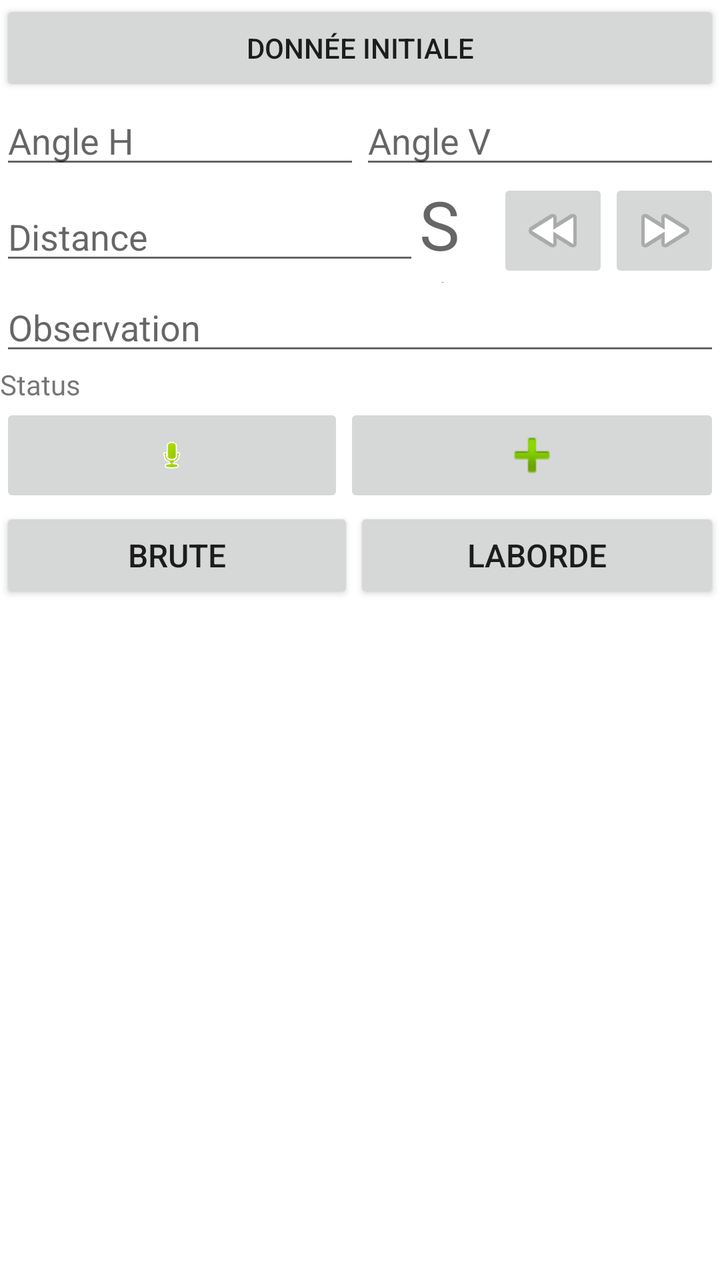
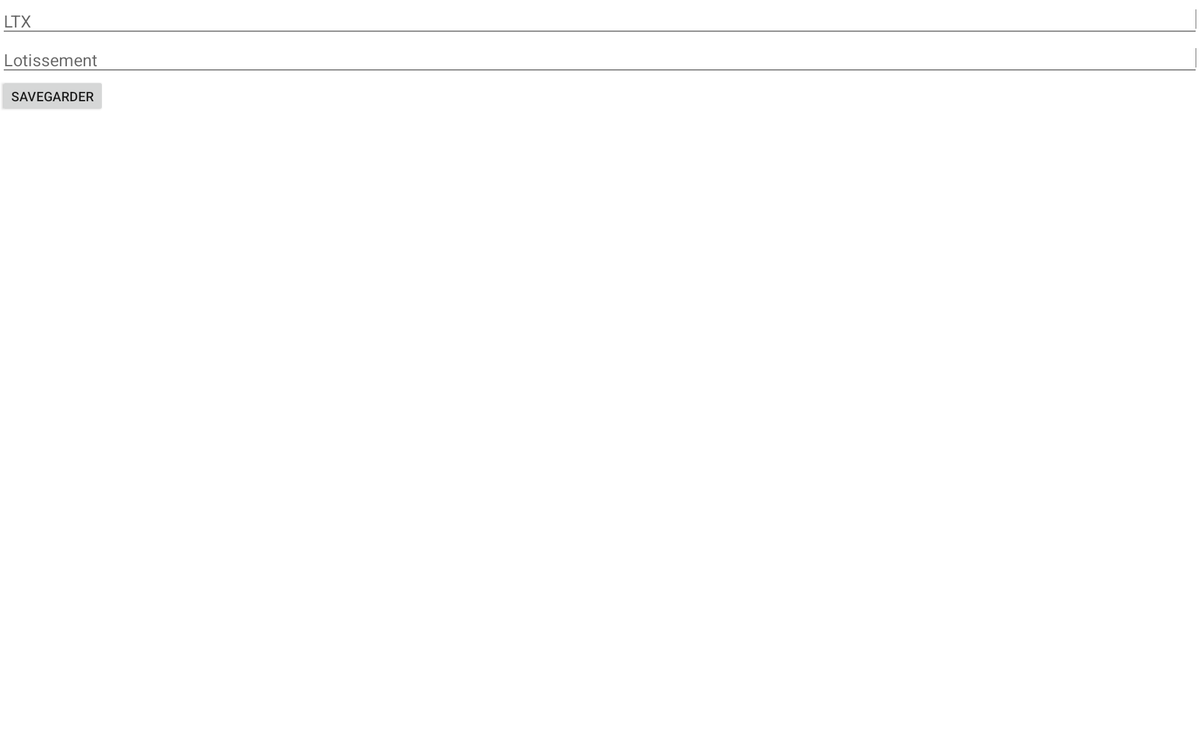

One screen, two layout resources from the same app: the default and the author's alternative for another configuration. Each is rendered where Android would select it; the XML of both is given below.
<!-- AndroidManifest.xml: application theme Theme.Topo -->
<!-- res/layout/activity_record_item3.xml -->
<?xml version="1.0" encoding="utf-8"?>
<androidx.constraintlayout.widget.ConstraintLayout xmlns:android="http://schemas.android.com/apk/res/android"
    xmlns:app="http://schemas.android.com/apk/res-auto"
    xmlns:tools="http://schemas.android.com/tools"
    android:layout_width="match_parent"
    android:layout_height="match_parent"
    tools:context=".activities.record.RecordItem3Activity">

    <LinearLayout
        android:layout_width="match_parent"
        android:layout_height="match_parent"
        android:orientation="vertical"
        tools:layout_editor_absoluteX="1dp"
        tools:layout_editor_absoluteY="1dp">

        <Button
            android:id="@+id/buttonInitData"
            android:layout_width="match_parent"
            android:layout_height="wrap_content"
            android:text="Donnée initiale"
            app:icon="@android:drawable/ic_media_rew" />


        <LinearLayout
            android:layout_width="match_parent"
            android:layout_height="wrap_content"
            android:orientation="horizontal">

            <EditText
                android:id="@+id/editTextAngleH"
                android:layout_width="wrap_content"
                android:layout_height="wrap_content"
                android:layout_weight="1"
                android:ems="10"
                android:inputType="numberDecimal"
                android:hint="Angle H" />

            <EditText
                android:id="@+id/editTextAngleV"
                android:layout_width="wrap_content"
                android:layout_height="wrap_content"
                android:layout_weight="1"
                android:ems="10"
                android:inputType="numberDecimal"
                android:hint="Angle V" />
        </LinearLayout>

        <LinearLayout
            android:layout_width="match_parent"
            android:layout_height="wrap_content"
            android:orientation="horizontal">

            <EditText
                android:id="@+id/editTextDistance"
                android:layout_width="wrap_content"
                android:layout_height="wrap_content"
                android:layout_weight="1"
                android:ems="10"
                android:hint="Distance"
                android:inputType="numberDecimal" />

            <TextView
                android:id="@+id/textViewStantion"
                android:layout_width="wrap_content"
                android:layout_height="match_parent"
                android:layout_weight="1"
                android:background="@drawable/ic_launcher_background"
                android:text="S1"
                android:textAppearance="@style/TextAppearance.AppCompat.Display1" />

            <ImageButton
                android:id="@+id/imageButtonPrev"
                android:layout_width="wrap_content"
                android:layout_height="wrap_content"
                android:layout_weight="1"
                app:srcCompat="@android:drawable/ic_media_rew" />

            <ImageButton
                android:id="@+id/imageButtonNext"
                android:layout_width="wrap_content"
                android:layout_height="wrap_content"
                android:layout_weight="1"
                app:srcCompat="@android:drawable/ic_media_ff" />

        </LinearLayout>

        <EditText
            android:id="@+id/editTextObservation"
            android:layout_width="match_parent"
            android:layout_height="wrap_content"

            android:ems="10"
            android:hint="Observation"
            android:inputType="textPhonetic" />

        <TextView
            android:id="@+id/textViewStatus"
            android:layout_width="match_parent"
            android:layout_height="wrap_content"
            android:text="Status" />

        <LinearLayout
            android:layout_width="match_parent"
            android:layout_height="wrap_content"
            android:orientation="horizontal">


            <ImageButton
                android:id="@+id/imageButtonActiveAudio"
                android:layout_width="wrap_content"
                android:layout_height="match_parent"
                android:layout_weight="1"
                app:srcCompat="@android:drawable/presence_audio_online" />

            <ImageButton
                android:id="@+id/imageButtonAddRecordItem"
                android:layout_width="wrap_content"
                android:layout_height="wrap_content"
                android:layout_weight="1"
                app:srcCompat="@android:drawable/ic_input_add" />
        </LinearLayout>

        <LinearLayout
            android:layout_width="match_parent"
            android:layout_height="wrap_content"
            android:orientation="horizontal">

            <Button
                android:id="@+id/btnExportBrute"
                android:layout_width="wrap_content"
                android:layout_height="wrap_content"
                android:layout_weight="1"
                android:text="Brute"
                android:textSize="16sp"
                app:icon="@android:drawable/ic_menu_upload" />

            <Button
                android:id="@+id/btnExportLaborde"
                android:layout_width="wrap_content"
                android:layout_height="wrap_content"
                android:layout_weight="1"
                android:text="Laborde"
                android:textSize="16sp"
                app:icon="@android:drawable/ic_menu_upload" />
            
        </LinearLayout>

        <ListView
            android:id="@+id/listViewItemRecordItem"
            android:layout_width="match_parent"
            android:layout_height="match_parent"
            android:visibility="visible"></ListView>



    </LinearLayout>

</androidx.constraintlayout.widget.ConstraintLayout>
<!-- resources referenced by this layout -->
<resources>
  <style name="Theme.Topo" parent="Theme.MaterialComponents.DayNight.DarkActionBar">
          
          <item name="colorPrimary">@color/purple_500</item>
          <item name="colorPrimaryVariant">@color/purple_700</item>
          <item name="colorOnPrimary">@color/white</item>
          
          <item name="colorSecondary">@color/teal_200</item>
          <item name="colorSecondaryVariant">@color/teal_700</item>
          <item name="colorOnSecondary">@color/black</item>
          
          <item name="android:statusBarColor" tools:targetApi="l">?attr/colorPrimaryVariant</item>
          
      </style>
</resources>
<!-- res/layout-w1240dp/activity_record_item3.xml (the author's variant of the layout above) -->
<!-- drawn on a large tablet held sideways -->
<?xml version="1.0" encoding="utf-8"?>
<androidx.constraintlayout.widget.ConstraintLayout xmlns:android="http://schemas.android.com/apk/res/android"
    xmlns:app="http://schemas.android.com/apk/res-auto"
    xmlns:tools="http://schemas.android.com/tools"
    android:layout_width="match_parent"
    android:layout_height="match_parent"
    tools:context=".activities.record.RecordItemActivity">

    <LinearLayout
        android:layout_width="match_parent"
        android:layout_height="match_parent"
        android:orientation="vertical"
        tools:layout_editor_absoluteX="1dp"
        tools:layout_editor_absoluteY="1dp">

        <EditText
            android:id="@+id/editTextLTX"
            android:layout_width="match_parent"
            android:layout_height="wrap_content"
            android:ems="10"
            android:hint="LTX"
            android:inputType="textPersonName" />

        <EditText
            android:id="@+id/editTextLotissement"
            android:layout_width="match_parent"
            android:layout_height="wrap_content"
            android:ems="10"
            android:hint="Lotissement"
            android:inputType="textPersonName" />

        <LinearLayout
            android:layout_width="match_parent"
            android:layout_height="39dp"
            android:orientation="horizontal">

            <Button
                android:id="@+id/btnSaveRecord"
                android:layout_width="wrap_content"
                android:layout_height="wrap_content"
                android:text="Savegarder" />

        </LinearLayout>

        <LinearLayout
            android:id="@+id/contAddItem1"
            android:layout_width="match_parent"
            android:layout_height="wrap_content"
            android:orientation="horizontal"
            android:visibility="invisible">

            <EditText
                android:id="@+id/editTextAngle"
                android:layout_width="161dp"
                android:layout_height="wrap_content"
                android:layout_weight="1"
                android:ems="10"
                android:hint="Angle"
                android:inputType="numberDecimal" />

            <EditText
                android:id="@+id/editTextDist"
                android:layout_width="123dp"
                android:layout_height="wrap_content"
                android:layout_weight="1"
                android:ems="10"
                android:hint="Distance"
                android:inputType="numberDecimal" />

            <EditText
                android:id="@+id/editTextCode"
                android:layout_width="111dp"
                android:layout_height="wrap_content"
                android:layout_weight="1"
                android:ems="10"
                android:hint="Code"
                android:inputType="number" />


        </LinearLayout>

        <LinearLayout
            android:id="@+id/contAddItem2"
            android:layout_width="match_parent"
            android:layout_height="wrap_content"
            android:orientation="horizontal"
            android:visibility="invisible">

            <EditText
                android:id="@+id/editTextObs"
                android:layout_width="wrap_content"
                android:layout_height="58dp"
                android:layout_weight="1"
                android:ems="10"
                android:hint="Observation"
                android:inputType="textPersonName" />

        </LinearLayout>

        <LinearLayout
            android:id="@+id/contAddItem4"
            android:layout_width="match_parent"
            android:layout_height="wrap_content"
            android:orientation="horizontal"
            android:visibility="invisible">

            <TextView
                android:id="@+id/textViewRecordStat"
                android:layout_width="wrap_content"
                android:layout_height="wrap_content"
                android:layout_weight="1"
                android:text="STATUS" />
        </LinearLayout>

        <LinearLayout
            android:id="@+id/contAddItem3"
            android:layout_width="match_parent"
            android:layout_height="wrap_content"
            android:orientation="horizontal"
            android:visibility="invisible">

            <ImageButton
                android:id="@+id/imageButtonRec"
                android:layout_width="wrap_content"
                android:layout_height="match_parent"
                android:layout_weight="1"
                app:srcCompat="@android:drawable/presence_audio_busy" />

            <ImageButton
                android:id="@+id/btnAddRecordItemItem"
                android:layout_width="wrap_content"
                android:layout_height="wrap_content"
                android:layout_weight="1"
                app:srcCompat="@android:drawable/ic_input_add" />
        </LinearLayout>

        <ListView
            android:id="@+id/listViewItemRecordItem"
            android:layout_width="match_parent"
            android:layout_height="match_parent"
            android:visibility="invisible">

        </ListView>

    </LinearLayout>

</androidx.constraintlayout.widget.ConstraintLayout>
